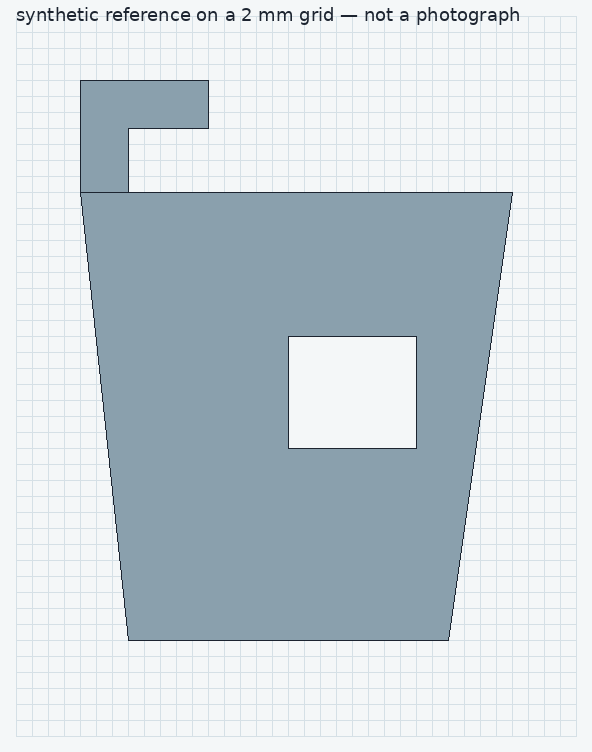
#> input picture examples/plate-clip/synthetic_reference.png, 592 x 752 px
$ python render_pane_shots.py
#> lines starting #> are read from the running program, lines starting #| are printed output that depends on the picture
"""Render the Part studio pane twice with the real view model and the real DOM.

Writes mid-run and finished screenshots. The HTML harness only supplies theme
variables; colors inside the pane come from pane.css.
"""

from __future__ import annotations

import json
import os
import shutil
import subprocess
import tempfile
import time
from pathlib import Path

from PIL import Image, ImageDraw

ROOT = Path(__file__).resolve().parents[1]
PLUGIN = ROOT / "plugin"
DESKTOP = PLUGIN / "desktop"
EXAMPLES = ROOT / "examples" / "plate-clip"
CHROME = os.environ.get("CHROME", "google-chrome")


def main() -> None:
    out_dir = Path(os.environ.get("PANE_SHOT_DIR", "/opt/cursor/artifacts"))
    out_dir.mkdir(parents=True, exist_ok=True)
    docs = ROOT / "docs" / "research"
    docs.mkdir(parents=True, exist_ok=True)
    with tempfile.TemporaryDirectory() as raw:
        home = Path(raw) / "hermes"
        project = Path(raw) / "plate-clip"
        renders = project / "renders"
        renders.mkdir(parents=True)
        os.environ["HERMES_HOME"] = str(home)
        photo, overlay, front = _images(project, renders)
        stl = project / "plate_v2.stl"
        scad = project / "plate.scad"
        threemf = project / "plate_v2.3mf"
        stl.write_bytes(b"solid plate")
        scad.write_text("cube([51, 72.6, 6]);", encoding="utf-8")
        threemf.write_bytes(b"3mf")
        _seed(project, photo, overlay, front, stl, scad, threemf)
        from photopart.pane import view_state
        from photopart.progress import note_start

        mid_path = project / ".photopart" / "pane.json"
        mid_state = json.loads(mid_path.read_text(encoding="utf-8"))
        note_start("photo_part_render", {"mesh": str(stl), "out_dir": str(project)})
        running = json.loads(mid_path.read_text(encoding="utf-8"))
        _shoot(view_state(running), out_dir / "pane-mid-run.png")
        # Restore the pre-start snapshot, then finish the iteration for the second frame.
        mid_path.write_text(json.dumps(mid_state, indent=2, sort_keys=True) + "\n", encoding="utf-8")
        from photopart.progress import note_result

        note_result(
            "photo_part_render",
            {
                "ok": True,
                "final": True,
                "mesh": str(stl),
                "stl": str(stl),
                "scad": str(scad),
                "threemf": str(threemf),
                "out_dir": str(project),
                "image": str(photo),
                "overlay": str(overlay),
                "compare_front": str(front),
                "views": [str(front)],
                "overlay_iou": 0.91,
                "overlay_iou_label": "measured",
                "alignment": {"iou": 0.91, "iou_trusted": True, "segmentation_confidence": "high"},
                "extents_mm": {"x": 51, "y": 72.6, "z": 6},
            },
        )
        finished = json.loads(mid_path.read_text(encoding="utf-8"))
        _shoot(view_state(finished), out_dir / "pane-complete.png")
    for name in ("pane-mid-run.png", "pane-complete.png"):
        target = docs / name
        shutil.copyfile(out_dir / name, target)
        print(out_dir / name)
        print(target)


def _images(project: Path, renders: Path) -> tuple[Path, Path, Path]:
    photo = project / "photo.png"
    source = Image.open(EXAMPLES / "synthetic_reference.png").convert("RGB")
#> source is the input picture: PIL image 592x752 RGB; mean R, G, B 201.3, 211.8, 217.6
    source.thumbnail((720, 720))
#> source: PIL image 567x720 RGB
    source.save(photo)
    overlay_image = source.copy()
    draw = ImageDraw.Draw(overlay_image)
    box = (36, 28, overlay_image.width - 40, overlay_image.height - 36)
#> box = (36, 28, 527, 684)
    draw.rounded_rectangle(box, radius=18, outline=(226, 161, 90), width=4)
    overlay = renders / "overlay.png"
    overlay_image.save(overlay)
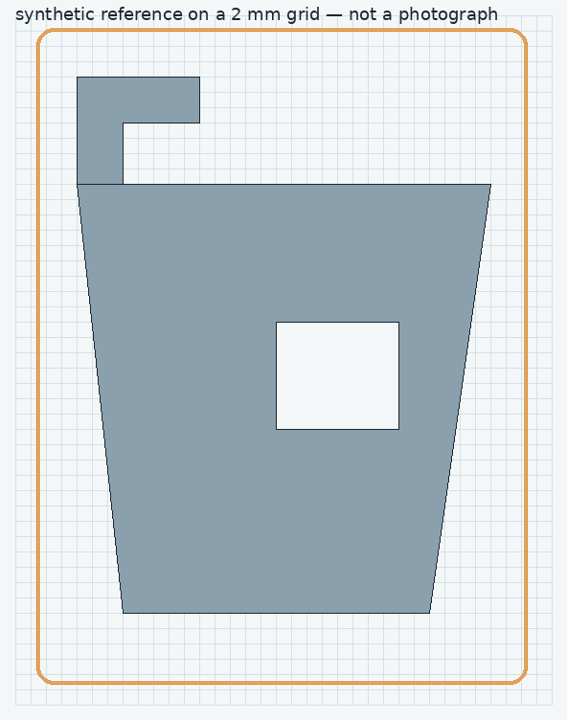
#> saved as overlay.png: PIL image 567x720 RGB; mean R, G, B 201, 209.9, 214.1
    front = renders / "front.png"
    render = Image.open(EXAMPLES / "renders" / "front.png").convert("RGB")
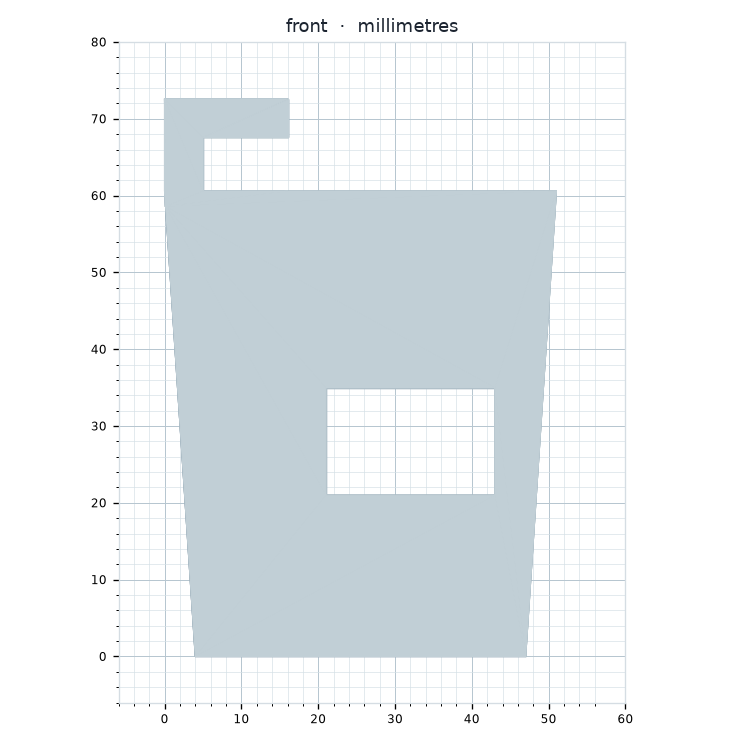
#> input picture examples/plate-clip/renders/front.png, 744 x 744 px
    render.thumbnail((720, 720))
#> render: PIL image 720x720 RGB
    render.save(front)
    return photo, overlay, front


def _seed(project, photo, overlay, front, stl, scad, threemf) -> None:
    from photopart.progress import note_approval, note_result, note_start

    common = {
        "out_dir": str(project),
        "image": str(photo),
        "part": "plate clip",
        "extents_mm": {"x": 51, "y": 72.6, "z": 6},
    }
    note_result(
        "photo_part_measure",
        {
            **common,
            "ok": True,
            "kind": "coin",
            "coin": "us_quarter",
            "px_per_mm": 5.2,
            "scale_uncertainty_pct": 1.8,
            "part_bbox_mm": {"x": 51, "y": 72.6, "z": 6},
        },
    )
#> (this line was passed over: photopart is not available in this run)
    note_approval(str(project), "Run plate.py in the project", "photo_part_build")
#> (this line was passed over: photopart is not available in this run)
    note_start("photo_part_build", {"cwd": str(project), "script": str(project / "plate.py")})
#> (this line was passed over: photopart is not available in this run)
    note_result(
        "photo_part_build",
        {**common, "ok": True, "cwd": str(project), "stl": str(project / "plate_v1.stl"), "outputs": [str(stl)]},
    )
#> (this line was passed over: photopart is not available in this run)
    (project / "plate_v1.stl").write_bytes(b"solid v1")
    note_result(
        "photo_part_validate",
        {**common, "ok": True, "file": str(project / "plate_v1.stl"), "spec": str(project / "spec.json")},
    )
#> (this line was passed over: photopart is not available in this run)
    note_result(
        "photo_part_render",
        {
            **common,
            "ok": True,
            "mesh": str(project / "plate_v1.stl"),
            "overlay": str(overlay),
            "views": [str(front)],
            "overlay_iou": 0.64,
            "overlay_iou_label": "untrusted",
            "alignment": {"iou": 0.64, "iou_trusted": False, "iou_trust_reason": "overlay fit is low"},
            "warnings": ["Wall 0.70 mm is under the 0.80 mm warning line."],
        },
    )
#> (this line was passed over: photopart is not available in this run)
    note_result(
        "photo_part_template",
        {
            **common,
            "ok": True,
            "stl": str(stl),
            "scad": str(scad),
            "threemf": str(threemf),
            "shape": "plate_clip",
        },
    )
#> (this line was passed over: photopart is not available in this run)


# [87 lines left out: functions _shoot, _crop, not called in this run]


if __name__ == "__main__":
#> (the run stopped early here; a loop or call above may not have finished)
